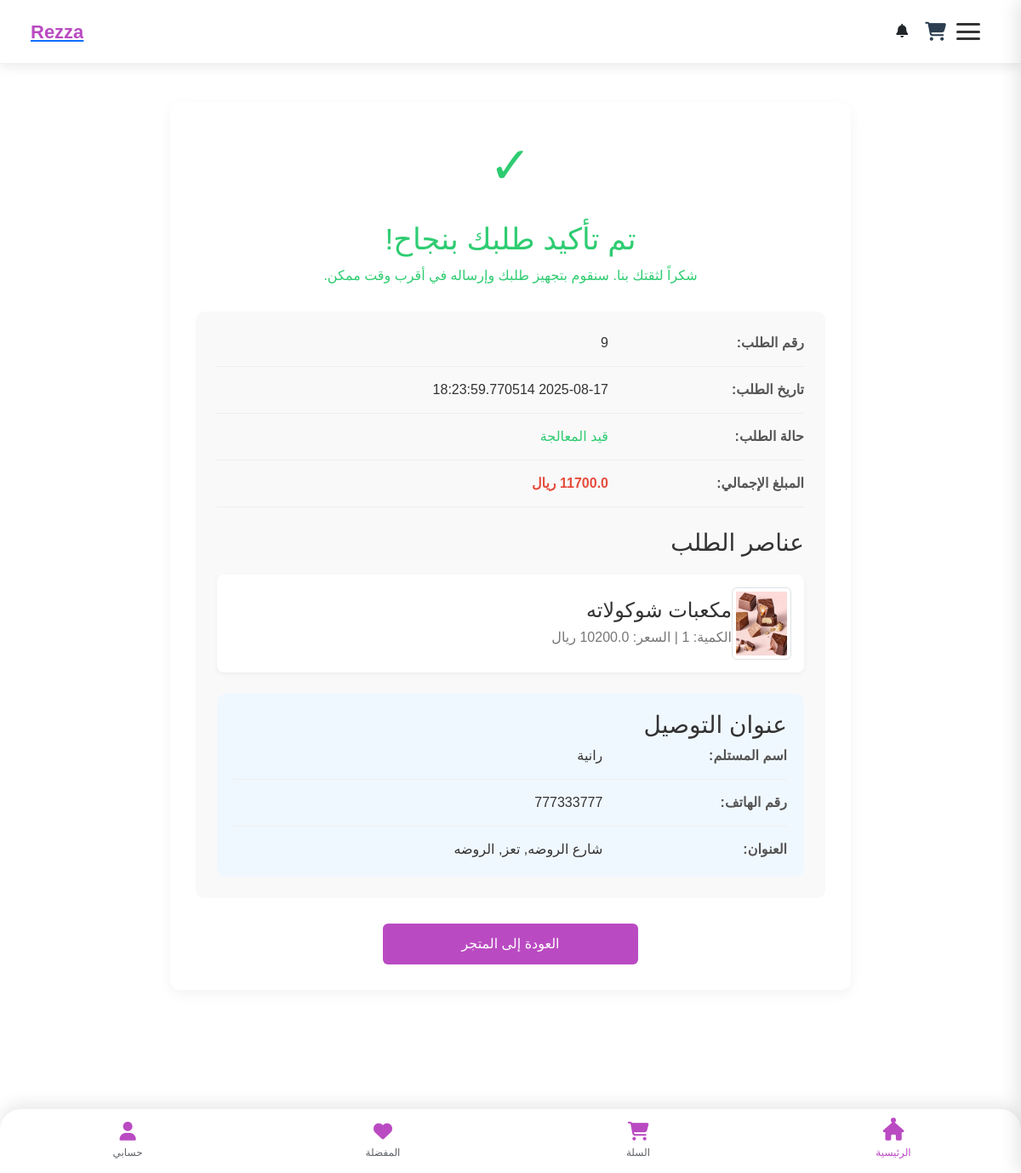
/order_success_page/9 (signed in), run on an earlier commit of the app's database.
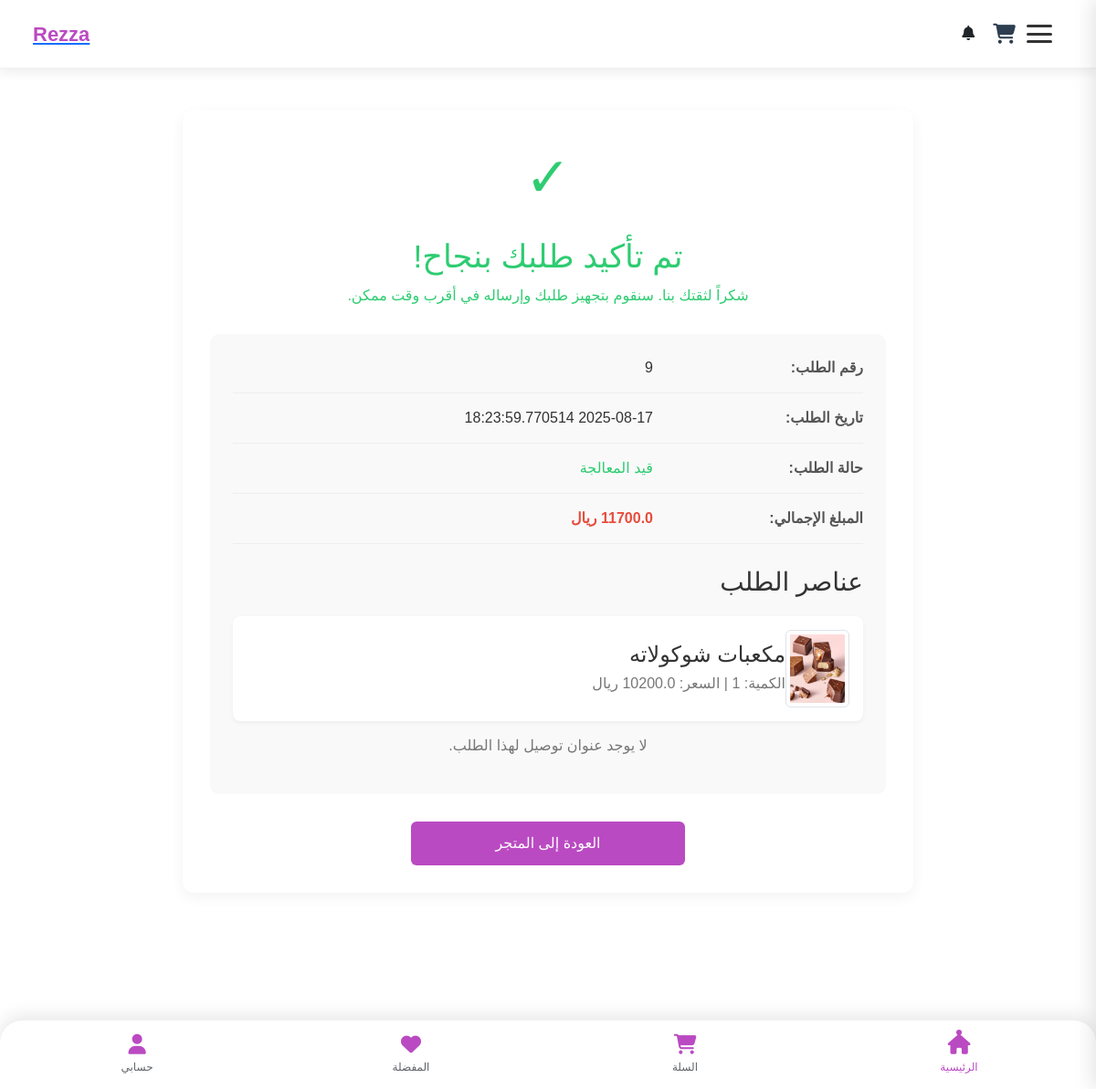
And on a later commit of the database.
### tables this page shows
CREATE TABLE orders (
    id INTEGER PRIMARY KEY AUTOINCREMENT,
    user_id INTEGER NOT NULL,
    total_price REAL NOT NULL,
    status TEXT CHECK(status IN ('قيد الانتظار', 'قيد المعالجة', 'تم الشحن', 'تم التوصيل', 'ملغي')) DEFAULT 'قيد الانتظار',
    created_at TIMESTAMP DEFAULT CURRENT_TIMESTAMP,
    updated_at TIMESTAMP DEFAULT CURRENT_TIMESTAMP,
    delivery_address_id INTEGER,
    payment_method TEXT,
    FOREIGN KEY (delivery_address_id) REFERENCES cust_addresses(id) ON DELETE SET NULL
);

CREATE TABLE Order_Items (
    id INTEGER PRIMARY KEY AUTOINCREMENT,
    order_id INTEGER NOT NULL,
    product_id INTEGER NOT NULL,
    quantity INTEGER NOT NULL CHECK(quantity > 0),
    price REAL NOT NULL,
    FOREIGN KEY (order_id) REFERENCES orders(id) ON DELETE CASCADE,
    FOREIGN KEY (product_id) REFERENCES product(id) ON DELETE CASCADE
);

CREATE TABLE product (
    id INTEGER PRIMARY KEY AUTOINCREMENT,
    name VARCHAR(255) NULL,
    image VARCHAR(500),
    description TEXT,
    category_id INTEGER NOT NULL,  -- القسم الفرعي
    seller_id INTEGER NOT NULL,  -- صاحب المنتج
    address_id INTEGER NULL,  -- عنوان صاحب المنتج
    price_id INTEGER,
    stock_id INTEGER,
    featured BOOLEAN DEFAULT 1,
    FOREIGN KEY (category_id) REFERENCES category(id),
    FOREIGN KEY (seller_id) REFERENCES sellers(id),
    FOREIGN KEY (address_id) REFERENCES seller_address(id),
    FOREIGN KEY (price_id) REFERENCES prices(id),
    FOREIGN KEY (stock_id) REFERENCES stock(id)
);

CREATE TABLE cust_addresses (
    id INTEGER PRIMARY KEY AUTOINCREMENT,
    user_id INTEGER NOT NULL,
    address_type TEXT,                -- نوع العنوان (مثل: 'المنزل', 'العمل', 'أخرى')
    recipient_name TEXT,              -- اسم المستلم لهذا العنوان
    recipient_phone TEXT NOT NULL,    -- رقم هاتف المستلم (مطلوب)
    city TEXT NOT NULL,               -- المدينة (مطلوب)
    region TEXT,                      -- المنطقة أو الحي
    full_address_description TEXT NOT NULL, -- الوصف التفصيلي للعنوان (مطلوب)
    latitude REAL,                    -- إحداثيات خط العرض (اختياري، للخرائط)
    longitude REAL,                   -- إحداثيات خط الطول (اختياري، للخرائط)
    is_default INTEGER DEFAULT 0,     -- 1 إذا كان العنوان افتراضيًا، 0 خلاف ذلك
    created_at TIMESTAMP DEFAULT CURRENT_TIMESTAMP, -- وقت إنشاء السجل
    updated_at TIMESTAMP DEFAULT CURRENT_TIMESTAMP, -- وقت آخر تحديث للسجل

    FOREIGN KEY (user_id) REFERENCES users(id) ON DELETE CASCADE
    -- هذا السطر يفترض وجود جدول 'users' وأن عمود المعرف فيه اسمه 'id'.
    -- ON DELETE CASCADE يعني إذا تم حذف المستخدم، تُحذف جميع عناوينه تلقائياً.
);

### order_routes.py (the view)
@order_bp.route('/order_success_page/<int:order_id>')
def order_success_page(order_id):
    conn = get_db_connection()
    order = conn.execute("SELECT * FROM orders WHERE id = ?", (order_id,)).fetchone()
    items = conn.execute('''
        SELECT oi.quantity, oi.price, p.name, p.image
        FROM Order_Items oi
        JOIN product p ON oi.product_id = p.id
        WHERE oi.order_id = ?
    ''', (order_id,)).fetchall()
    delivery_address = None
    if order and order['delivery_address_id']:
        delivery_address_row = conn.execute("SELECT * FROM cust_addresses WHERE id = ?", (order['delivery_address_id'],)).fetchone()
        if delivery_address_row:
            delivery_address = dict(delivery_address_row)
    conn.close()
    if not order:
        flash("الطلب غير موجود.", "danger")
        return redirect(url_for('product.index'))
    return render_template('order_success.html', order=order, items=items, delivery_address=delivery_address)

### app.py (called while the page is built)
def get_db_connection():
    conn = sqlite3.connect('database/Eshop.db') # أو sqlite3.connect(app.config['DATABASE'])
    conn.row_factory = sqlite3.Row
    return conn

@app.context_processor
def inject_categories():
    conn = get_db_connection()
    cursor = conn.cursor()
    try:
        cursor.execute("""
            SELECT id, name, parent_id, image
            FROM category
            WHERE parent_id IS NULL
            ORDER BY name
        """)
        main_categories = cursor.fetchall()
        cursor.execute("SELECT id, name, parent_id, image FROM category ORDER BY name")
        all_categories = cursor.fetchall()
        return {
            'main_categories': main_categories,
            'all_categories': all_categories
        }
    finally:
        conn.close()

@app.context_processor
def inject_sellers():
    conn = get_db_connection()
    sellers = conn.execute('SELECT id, store_name FROM sellers').fetchall()
    conn.close()
    return dict(sellers=sellers)

@app.context_processor
def inject_notifications():
    notifications_data = {'unread_notifications_count': 0}
    if not has_request_context():
        return notifications_data
    try:
        user_id = request.cookies.get('user_auth')
        if user_id and user_id.isdigit():
            conn = get_db_connection()
            try:
                count = conn.execute(
                    "SELECT COUNT(*) FROM notifications WHERE user_id = ? AND is_read = 0",
                    (int(user_id),)
                ).fetchone()[0]
                notifications_data['unread_notifications_count'] = count
            except Exception as e:
                app.logger.error(f"Error fetching notifications: {e}")
            finally:
                conn.close()
    except Exception as e:
        app.logger.error(f"Error in notification processor: {e}")
    return notifications_data

### order_routes.py (called while the page is built)
def get_db_connection():
    conn = sqlite3.connect('database/Eshop.db')
    conn.row_factory = sqlite3.Row
    return conn

### templates/order_success.html (shortened to what this page needs)
{% include 'header_shop.html' %}
<div class="success-container">
    <div class="success-header">
        <div class="success-icon">✓</div>
        <h1>تم تأكيد طلبك بنجاح!</h1>
        <p>شكراً لثقتك بنا. سنقوم بتجهيز طلبك وإرساله في أقرب وقت ممكن.</p>
    </div>
    <div class="order-details">
        {% if order %}
        <div class="detail-row">
            <div class="detail-label">رقم الطلب:</div>
            <div class="detail-value">{{ order.id }}</div>
        </div>
        <div class="detail-row">
            <div class="detail-label">تاريخ الطلب:</div>
            <div class="detail-value">{{ order.created_at }}</div>
        </div>
        <div class="detail-row">
            <div class="detail-label">حالة الطلب:</div>
            <div class="detail-value"><span style="color: #2ecc71;">{{ order.status }}</span></div>
        </div>
        <div class="detail-row">
            <div class="detail-label">المبلغ الإجمالي:</div>
            <div class="detail-value" style="font-weight: bold; color: #e74c3c;">{{ order.total_price | round(2) }} ريال
            </div>
        </div>
        <div class="order-items">
            <h3 style="margin-bottom: 20px; color: #333;">عناصر الطلب</h3>
            {% for item in items %}
            <div class="order-item">
                {% if item.image %}
                {% set image_path_no_static = item.image.replace('static/', '', 1) %}
                <img src="{{ url_for('static', filename=image_path_no_static) }}" alt="صورة {{ item.name }}" width="70"
                    class="img-thumbnail">
                {% else %}
                <span class="text-muted">لا توجد صورة</span>
                {% endif %} <div class="item-info">
                    <h4 style="margin: 0 0 5px 0; color: #333;">{{ item.name }}</h4>
                    <p style="margin: 0; color: #777;">الكمية: {{ item.quantity }} | السعر: {{ item.price | round(2) }}
                        ريال</p>
                </div>
            </div>
            {% endfor %}
        </div>
        {% if delivery_address %}
        <div class="delivery-address">
            <h3 style="margin-top: 0; color: #333;">عنوان التوصيل</h3>
            <div class="detail-row">
                <div class="detail-label">اسم المستلم:</div>
                <div class="detail-value">{{ delivery_address.recipient_name }}</div>
            </div>
            <div class="detail-row">
                <div class="detail-label">رقم الهاتف:</div>
                <div class="detail-value">{{ delivery_address.recipient_phone }}</div>
            </div>
            <div class="detail-row">
                <div class="detail-label">العنوان:</div>
                <div class="detail-value">
                    {{ delivery_address.full_address_description }},
                    {{ delivery_address.city }},
                    {{ delivery_address.region }}
                </div>
            </div>
        </div>
        {% else %}
        <p style="color: #777; text-align: center;">لا يوجد عنوان توصيل لهذا الطلب.</p>
        {% endif %}
        {% else %}
        <p style="color: #e74c3c; text-align: center;">عذراً، لا يمكن العثور على تفاصيل الطلب.</p>
        {% endif %}
    </div>
    <a href="{{ url_for('product.index') }}" class="btn-continue">العودة إلى المتجر</a>
</div>
{% include 'footer.html' %}

### templates/header_shop.html (shortened to what this page needs)
<!DOCTYPE html>
<html lang="ar" dir="rtl">
<head>
    <link rel="stylesheet" href="{{ url_for('static', filename='style/css/nice-select.css') }}">
    <link rel="stylesheet" href="{{ url_for('static', filename='style/css/jquery-ui.min.css') }}">
    <link rel="stylesheet" href="{{ url_for('static', filename='style/css/owl.carousel.min.css') }}">
    <link rel="stylesheet" href="{{ url_for('static', filename='style/css/slicknav.min.css') }}">
    <link href="https://cdn.jsdelivr.net/npm/bootstrap@5.3.0/dist/css/bootstrap.min.css" rel="stylesheet">
    <link rel="stylesheet" href="{{ url_for('static', filename='style/css/index.css')}}">
    <link rel="stylesheet" href="{{ url_for('static', filename='style/css/header.css')}}">
    <link rel="stylesheet" href="{{ url_for('static', filename='style/css/shop_u.css')}}">
    <link href="https://cdn.jsdelivr.net/npm/bootstrap@5.3.0/dist/css/bootstrap.min.css" rel="stylesheet">
    <link href="https://cdnjs.cloudflare.com/ajax/libs/font-awesome/6.0.0/css/all.min.css" rel="stylesheet">
</head>
<body>
    <header class="premium-header">
        <button class="menu-toggle" id="menuToggle" aria-label="فتح القائمة">
            <div class="hamburger">
                <span class="bar"></span>
                <span class="bar"></span>
                <span class="bar"></span>
            </div>
        </button>
        <div class="nav-tools">
            <a href="{{ url_for('cart.view_cart') }}" class="nav-icon">
                <i class="fas fa-shopping-cart"></i>
            </a>
        </div>
        <a class="nav-link position-relative" href="{{ url_for('order.user_notifications') }}" id="navbarNotifications">
            <i class="fas fa-bell"></i>
        </a>
        <a href="{{ url_for('product.index') }}" class="brand">
            <span class="brand-name">Rezza</span>
        </a>
    </header>

### templates/footer.html (shortened to what this page needs)
<link rel="stylesheet" href="https://cdnjs.cloudflare.com/ajax/libs/font-awesome/6.4.0/css/all.min.css">
<div class="main-content">
<div class="modern-footer">
    <a href="{{ url_for('product.index') }}" class="footer-item active">
        <i class="fas fa-home footer-icon"></i>
        <span class="footer-label">الرئيسية</span>
    </a>
    <a href="{{ url_for('cart.view_cart') }}" class="footer-item">
        <i class="fas fa-shopping-cart footer-icon"></i>
        <span class="footer-label">السلة</span>
    </a>
    <a href="{{ url_for('user.wishlist') }}" class="footer-item">
        <i class="fas fa-heart footer-icon"></i>
        <span class="footer-label">المفضلة</span>
    </a>
    <a href="{{ url_for('user.profile') }}" class="footer-item">
        <i class="fas fa-user footer-icon"></i>
        <span class="footer-label">حسابي</span>
    </a>
</div>

### static/style/css/index.css (style rules this page uses)
:root { --primary-color: #ba4ac2; --secondary-color: #f48fb1; --accent-color: #ba4ac2; --dark-color: #333; --light-color: #f8f9fa; --text-color: #333; --shadow: 0 4px 12px rgba(0,0,0,0.1); --transition: all 0.3s ease; --footer-bg: #ffffff; --footer-text: #5f6368; --active-color: var(--primary-color); --footer-shadow: 0 -4px 20px rgba(0,0,0,0.1); --success-color: #4cc9f0; --border-radius: 12px; --box-shadow: 0 10px 30px rgba(0, 0, 0, 0.1); }
* { margin: 0; padding: 0; box-sizing: border-box; font-family: 'Tajawal', sans-serif; }
body { background-color: #f5f5f5; color: var(--text-color); padding-bottom: 90px; }
a { text-decoration: none; color: inherit; transition: var(--transition); }
.main-content { padding: 15px; max-width: 1200px; margin: 0 auto; padding-bottom: 70px; }
.modern-footer { position: fixed; bottom: 0; left: 0; right: 0; background: var(--footer-bg); display: flex; justify-content: space-around; align-items: center; padding: 15px 0; box-shadow: var(--footer-shadow); z-index: 1000; border-radius: 25px 25px 0 0; border-top: 1px solid rgba(0,0,0,0.05); }
.footer-item { text-align: center; color: var(--footer-text); text-decoration: none; transition: var(--transition); position: relative; flex: 1; max-width: 25%; }
.footer-item.active { color: var(--active-color); }
.footer-icon { color:var(--primary-color); font-size: 22px; margin-bottom: 5px; transition: var(--transition); }
.footer-label { font-size: 12px; display: block; font-weight: 500; transition: var(--transition); }
.footer-item::before { content: ''; position: absolute; top: -10px; left: 50%; transform: translateX(-50%); width: 6px; height: 6px; background: var(--active-color); border-radius: 50%; opacity: 0; transition: all 0.3s ease; }
.footer-item.active::before { opacity: 1; top: -5px; }

### static/style/css/header.css (style rules this page uses)
:root { --primary: #ba4ac2; --primary-light: #c794ca; --secondary: #ff7f50; --dark: #2c3e50; --light: #f8f9fa; --text: #333; --text-light: #777; --shadow: 0 4px 12px rgba(0,0,0,0.08); --transition: all 0.3s cubic-bezier(0.25, 0.8, 0.25, 1); --background-light: #f8f9fa; --card-background: #fff; --unread-bg: #e9f5ff; --text-color: #212529; --promotion-color: #ffc107; --new-product-color: #17a2b8; --cancellation-color: #dc3545; }
* { margin: 0; padding: 0; box-sizing: border-box; font-family: 'Tajawal', sans-serif; }
body { background-color: #f5f5f5; color: var(--text); padding-top: 80px; }
.premium-header { position: fixed; top: 0; left: 0; right: 0; background: white; box-shadow: var(--shadow); z-index: 1000; display: flex; align-items: center; padding: 15px 5%; border-bottom: 1px solid rgba(0,0,0,0.05); }
.brand { display: flex; align-items: center; margin-right: auto; }
.brand-name { font-size: 22px; font-weight: 800; background: var(--primary); -webkit-background-clip: text; -webkit-text-fill-color: transparent; }
.nav-tools { display: flex; align-items: center; gap: 20px; }
.nav-icon { position: relative; color: var(--dark); transition: var(--transition); font-size: 22px; margin-left: 20px; }
@media (max-width: 1200px) { .premium-header { padding: 15px 3%; } }
.menu-toggle { background: transparent; border: none; padding: 12px; cursor: pointer; z-index: 1000; transition: all 0.4s ease; outline: none; }
.hamburger { display: flex; flex-direction: column; justify-content: space-between; width: 28px; height: 20px; position: relative; transition: all 0.4s ease; }
.bar { height: 3px; width: 100%; background: #333; border-radius: 3px; transition: all 0.4s cubic-bezier(0.175, 0.885, 0.32, 1.275); transform-origin: center; }

### static/style/css/shop_u.css (style rules this page uses)
* { margin: 0; padding: 0; box-sizing: border-box; font-family: 'Tajawal', sans-serif; }
body { background-color: #f5f5f5; color: var(--text-color); }

What changed in the data, as far as the page shows it:
removed cust_addresses: recipient_name "رانية", recipient_phone "777333777", full_address_description "شارع الروضه", city "تعز", region "الروضه"
Also different on the page:
text no longer shown: "عنوان التوصيل اسم المستلم: رقم الهاتف: العنوان: , ,"
text now shown: "لا يوجد عنوان توصيل لهذا الطلب."
